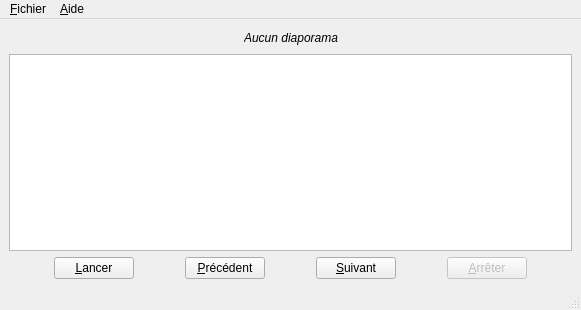
<?xml version="1.0" encoding="UTF-8"?>
<ui version="4.0">
 <class>LecteurVue</class>
 <widget class="QMainWindow" name="LecteurVue">
  <property name="geometry">
   <rect>
    <x>0</x>
    <y>0</y>
    <width>581</width>
    <height>310</height>
   </rect>
  </property>
  <property name="minimumSize">
   <size>
    <width>0</width>
    <height>0</height>
   </size>
  </property>
  <property name="windowTitle">
   <string>Lecteur de diaporama</string>
  </property>
  <widget class="QWidget" name="centralwidget">
   <property name="minimumSize">
    <size>
     <width>0</width>
     <height>0</height>
    </size>
   </property>
   <layout class="QVBoxLayout" name="verticalLayout_3">
    <item>
     <layout class="QGridLayout" name="gridLayout">
      <item row="0" column="0">
       <layout class="QHBoxLayout" name="horizontalLayout_8">
        <item>
         <spacer name="horizontalSpacer_6">
          <property name="orientation">
           <enum>Qt::Horizontal</enum>
          </property>
          <property name="sizeHint" stdset="0">
           <size>
            <width>40</width>
            <height>20</height>
           </size>
          </property>
         </spacer>
        </item>
        <item>
         <widget class="QLabel" name="intitule">
          <property name="font">
           <font>
            <italic>true</italic>
           </font>
          </property>
          <property name="text">
           <string>Aucun diaporama</string>
          </property>
         </widget>
        </item>
        <item>
         <spacer name="horizontalSpacer_7">
          <property name="orientation">
           <enum>Qt::Horizontal</enum>
          </property>
          <property name="sizeHint" stdset="0">
           <size>
            <width>40</width>
            <height>20</height>
           </size>
          </property>
         </spacer>
        </item>
       </layout>
      </item>
      <item row="1" column="0">
       <widget class="QGraphicsView" name="imgVue">
        <property name="minimumSize">
         <size>
          <width>155</width>
          <height>155</height>
         </size>
        </property>
       </widget>
      </item>
      <item row="2" column="0">
       <layout class="QHBoxLayout" name="horizontalLayout_7">
        <item>
         <spacer name="horizontalSpacer">
          <property name="orientation">
           <enum>Qt::Horizontal</enum>
          </property>
          <property name="sizeHint" stdset="0">
           <size>
            <width>40</width>
            <height>20</height>
           </size>
          </property>
         </spacer>
        </item>
        <item>
         <widget class="QPushButton" name="btnLancer">
          <property name="text">
           <string>&amp;Lancer</string>
          </property>
          <property name="icon">
           <iconset resource="ressourcesDiapo.qrc">
            <normaloff>:/icon/lancerIcon.png</normaloff>:/icon/lancerIcon.png</iconset>
          </property>
         </widget>
        </item>
        <item>
         <spacer name="horizontalSpacer_2">
          <property name="orientation">
           <enum>Qt::Horizontal</enum>
          </property>
          <property name="sizeHint" stdset="0">
           <size>
            <width>40</width>
            <height>20</height>
           </size>
          </property>
         </spacer>
        </item>
        <item>
         <widget class="QPushButton" name="btnPrecedent">
          <property name="text">
           <string>&amp;Précédent</string>
          </property>
          <property name="icon">
           <iconset resource="ressourcesDiapo.qrc">
            <normaloff>:/icon/precedentIcon.png</normaloff>:/icon/precedentIcon.png</iconset>
          </property>
         </widget>
        </item>
        <item>
         <spacer name="horizontalSpacer_3">
          <property name="orientation">
           <enum>Qt::Horizontal</enum>
          </property>
          <property name="sizeHint" stdset="0">
           <size>
            <width>40</width>
            <height>20</height>
           </size>
          </property>
         </spacer>
        </item>
        <item>
         <widget class="QPushButton" name="btnSuivant">
          <property name="text">
           <string>&amp;Suivant</string>
          </property>
          <property name="icon">
           <iconset resource="ressourcesDiapo.qrc">
            <normaloff>:/icon/suivantIcon.png</normaloff>:/icon/suivantIcon.png</iconset>
          </property>
         </widget>
        </item>
        <item>
         <spacer name="horizontalSpacer_4">
          <property name="orientation">
           <enum>Qt::Horizontal</enum>
          </property>
          <property name="sizeHint" stdset="0">
           <size>
            <width>40</width>
            <height>20</height>
           </size>
          </property>
         </spacer>
        </item>
        <item>
         <widget class="QPushButton" name="btnArreter">
          <property name="enabled">
           <bool>false</bool>
          </property>
          <property name="text">
           <string>&amp;Arrêter</string>
          </property>
          <property name="icon">
           <iconset resource="ressourcesDiapo.qrc">
            <normaloff>:/icon/arreterIcon.png</normaloff>:/icon/arreterIcon.png</iconset>
          </property>
         </widget>
        </item>
        <item>
         <spacer name="horizontalSpacer_5">
          <property name="orientation">
           <enum>Qt::Horizontal</enum>
          </property>
          <property name="sizeHint" stdset="0">
           <size>
            <width>40</width>
            <height>20</height>
           </size>
          </property>
         </spacer>
        </item>
       </layout>
      </item>
     </layout>
    </item>
   </layout>
  </widget>
  <widget class="QMenuBar" name="menubar">
   <property name="geometry">
    <rect>
     <x>0</x>
     <y>0</y>
     <width>581</width>
     <height>22</height>
    </rect>
   </property>
   <widget class="QMenu" name="menu_Fichier">
    <property name="title">
     <string>&amp;Fichier</string>
    </property>
    <widget class="QMenu" name="menuParam_trer">
     <property name="title">
      <string>Paramétrer</string>
     </property>
     <property name="icon">
      <iconset resource="ressourcesDiapo.qrc">
       <normaloff>:/icon/paramIcon.png</normaloff>:/icon/paramIcon.png</iconset>
     </property>
     <addaction name="actionVitesse"/>
     <addaction name="actionCharger_diaporama"/>
     <addaction name="actionEnlever_diaporama"/>
     <addaction name="actionMini_lecteur"/>
     <addaction name="actionModifier_titre_image"/>
    </widget>
    <addaction name="action_Quitter"/>
    <addaction name="menuParam_trer"/>
   </widget>
   <widget class="QMenu" name="menu_Aide">
    <property name="title">
     <string>&amp;Aide</string>
    </property>
    <addaction name="actionA_propos_de"/>
   </widget>
   <addaction name="menu_Fichier"/>
   <addaction name="menu_Aide"/>
  </widget>
  <widget class="QStatusBar" name="statusbar">
   <property name="font">
    <font>
     <italic>true</italic>
    </font>
   </property>
  </widget>
  <action name="action_Quitter">
   <property name="text">
    <string>&amp;Quitter</string>
   </property>
   <property name="shortcut">
    <string>Ctrl+Q</string>
   </property>
  </action>
  <action name="actionA_propos_de">
   <property name="text">
    <string>A propos de...</string>
   </property>
   <property name="shortcut">
    <string>Alt+A</string>
   </property>
  </action>
  <action name="actionVitesse">
   <property name="icon">
    <iconset resource="ressourcesDiapo.qrc">
     <normaloff>:/icon/speedIcon.png</normaloff>:/icon/speedIcon.png</iconset>
   </property>
   <property name="text">
    <string>Vitesse</string>
   </property>
   <property name="shortcut">
    <string>Alt+V</string>
   </property>
  </action>
  <action name="actionCharger_diaporama">
   <property name="icon">
    <iconset resource="ressourcesDiapo.qrc">
     <normaloff>:/icon/openIcon.png</normaloff>:/icon/openIcon.png</iconset>
   </property>
   <property name="text">
    <string>Charger diaporama</string>
   </property>
   <property name="shortcut">
    <string>Ctrl+O</string>
   </property>
  </action>
  <action name="actionEnlever_diaporama">
   <property name="icon">
    <iconset resource="ressourcesDiapo.qrc">
     <normaloff>:/icon/removeIcon.png</normaloff>:/icon/removeIcon.png</iconset>
   </property>
   <property name="text">
    <string>Enlever diaporama</string>
   </property>
   <property name="shortcut">
    <string>Ctrl+E</string>
   </property>
  </action>
  <action name="actionMini_lecteur">
   <property name="text">
    <string>Mini-lecteur</string>
   </property>
   <property name="shortcut">
    <string>Ctrl+M</string>
   </property>
  </action>
  <action name="actionModifier_titre_image">
   <property name="text">
    <string>Modifier titre image</string>
   </property>
  </action>
 </widget>
 <resources>
  <include location="ressourcesDiapo.qrc"/>
 </resources>
 <connections/>
</ui>
